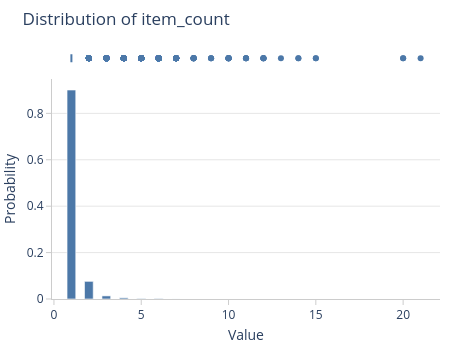

Here is the notebook cell this chart was saved with:
### Code cell
order_value_items = (
    df_items
    .groupby("order_id", as_index=False)
    .agg(
        item_count=("order_item_id", "count"),
        product_value=("price", "sum"),
        freight_value=("freight_value", "sum")
    )
)

order_value_items["order_value_items"] = (
    order_value_items["product_value"]
    + order_value_items["freight_value"]
)

order_value_items.head()
order_value_items["item_count"].explore.info()

### Figure 1 — Plotly figure (JSON) as saved in the notebook; plotly's stock layout.template omitted (floating-point values rounded to 4 significant figures; data arrays with more than 128 entries replaced by an {"elided": "..."} marker saying what was removed)
{"data": [{"bingroup": "x", "histnorm": "probability", "hovertemplate": "Value = %{x}<br>Probability = %{y:.3f}<extra></extra>", "legendgroup": "", "marker": {"color": "#4C78A8", "pattern": {"shape": ""}}, "name": "", "nbinsx": 50, "orientation": "v", "showlegend": false, "type": "histogram", "x": {"elided": "98353 int values"}, "xaxis": "x2", "yaxis": "y2"}, {"hovertemplate": "Value: %{x:.2f}<br><extra></extra>", "legendgroup": "", "marker": {"color": "#4C78A8"}, "name": "", "showlegend": false, "type": "box", "x": {"elided": "98353 int values"}, "xaxis": "x", "yaxis": "y"}], "layout": {"barmode": "group", "height": 350, "title": {"text": "Distribution of item_count"}, "width": 450, "xaxis": {"anchor": "y", "domain": [0, 1], "matches": "x2", "showgrid": false, "showline": false, "showticklabels": false, "ticks": "", "title": {"standoff": 7}}, "xaxis2": {"anchor": "y2", "domain": [0, 1], "title": {"standoff": 7, "text": "Value"}}, "yaxis": {"anchor": "x", "domain": [0.9335, 1], "showgrid": false, "showline": false, "ticks": "", "title": {"standoff": 7}, "visible": false}, "yaxis2": {"anchor": "x2", "domain": [0, 0.8835], "title": {"standoff": 7, "text": "Probability"}}}}
